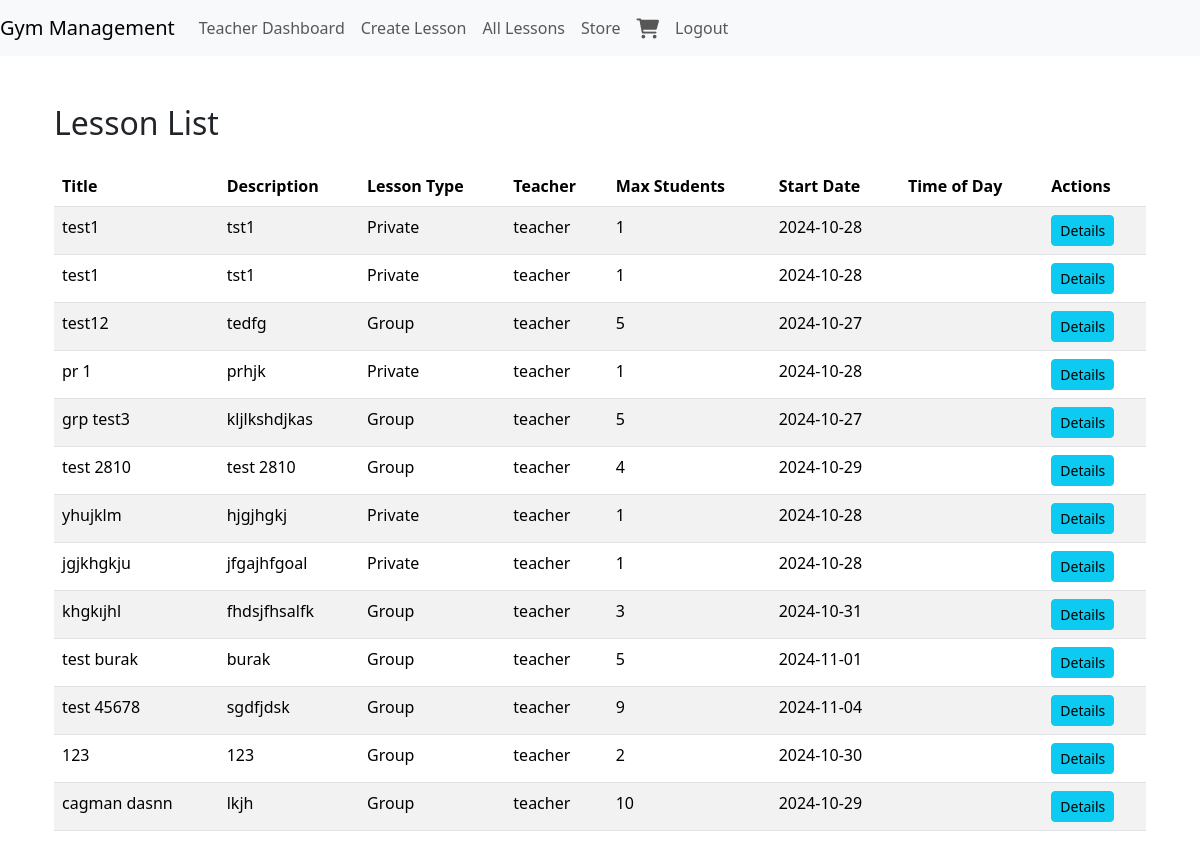
The page /lessons/ (signed in) on the database its author committed.
### dashboards/models.py (models this page shows, shortened)
class Lesson(models.Model):
    LESSON_TYPE_CHOICES = (
        ('private', 'Private'),
        ('group', 'Group'),
    )
    title = models.CharField(max_length=100)
    description = models.TextField()
    lesson_type = models.CharField(max_length=10, choices=LESSON_TYPE_CHOICES)
    teacher = models.ForeignKey(settings.AUTH_USER_MODEL, on_delete=models.CASCADE, related_name='lessons')
    max_students = models.PositiveIntegerField()
    duration_weeks = models.PositiveIntegerField()
    duration_hours = models.PositiveIntegerField()  # Ders süresi saat cinsinden
    start_date = models.DateTimeField()
    end_date = models.DateTimeField(blank=True, null=True)  # End date otomatik hesaplanacak

### users/models.py (models this page shows, shortened)
class User(AbstractUser):
    ROLE_CHOICES = (
        ('teacher', 'Teacher'),
        ('student', 'Student'),
        ('manager', 'Manager'),
    )
    role = models.CharField(max_length=10, choices=ROLE_CHOICES)
    skills = models.ManyToManyField(Skill, blank=True)  # Yalnızca öğretmenler için beceri alanı
    def is_teacher(self):
        return self.role == 'teacher'

### dashboards/views.py (the view)
# urls.py: path('lessons/', views.lesson_list, name='lesson_list'),
@login_required
def lesson_list(request):
    lessons = Lesson.objects.all()
    lesson_days = LessonDay.objects.filter(lesson__in=lessons).order_by('date', 'start_time')
    return render(request, 'dashboards/lesson_list.html', {'lessons': lessons, 'lesson_days': lesson_days})

### sales/models.py (called while the page is built)
    def get_total_items(self):
        return sum(item.quantity for item in self.items.all())

### templates/dashboards/lesson_list.html (shortened to what this page needs)
{% extends "base.html" %}
{% block content %}
<body>
    <div class="container mt-5">
        <h2 class="mb-4">Lesson List</h2>
        <table class="table table-striped">
            <thead class="thead-dark">
                <tr>
                    <th>Title</th>
                    <th>Description</th>
                    <th>Lesson Type</th>
                    <th>Teacher</th>
                    <th>Max Students</th>
                    <th>Start Date</th>
                    <th>Time of Day</th>
                    <th>Actions</th>
                </tr>
            </thead>
            <tbody>
                {% for lesson in lessons %}
                <tr>
                    <td>{{ lesson.title }}</td>
                    <td>{{ lesson.description|truncatewords:10 }}</td>
                    <td>{{ lesson.get_lesson_type_display }}</td>
                    <td>{{ lesson.teacher.username }}</td>
                    <td>{{ lesson.max_students }}</td>
                    <td>{{ lesson.start_date|date:"Y-m-d" }}</td>
                    <td>{{ lesson.time_of_day|time:"H:i" }}</td>
                    <td>
                        <a href="{% url 'lesson_detail' lesson.id %}" class="btn btn-info btn-sm">Details</a>
                    </td>
                </tr>
                {% empty %}
                <tr>
                    <td colspan="8" class="text-center">No lessons available</td>
                </tr>
                {% endfor %}
            </tbody>
        </table>
    </div>
</body>
{% endblock %}

### rows shown on the page
Lesson: title "test1", description "tst1", lesson_type "Private", teacher.username "teacher", max_students "1", start_date "2024-10-28"
Lesson: title "test1", description "tst1", lesson_type "Private", teacher.username "teacher", max_students "1", start_date "2024-10-28"
Lesson: title "test12", description "tedfg", lesson_type "Group", teacher.username "teacher", max_students "5", start_date "2024-10-27"
Lesson: title "pr 1", description "prhjk", lesson_type "Private", teacher.username "teacher", max_students "1", start_date "2024-10-28"
Lesson: title "grp test3", description "kljlkshdjkas", lesson_type "Group", teacher.username "teacher", max_students "5", start_date "2024-10-27"
Lesson: title "test 2810", description "test 2810", lesson_type "Group", teacher.username "teacher", max_students "4", start_date "2024-10-29"
Lesson: title "yhujklm", description "hjgjhgkj", lesson_type "Private", teacher.username "teacher", max_students "1", start_date "2024-10-28"
Lesson: title "jgjkhgkju", description "jfgajhfgoal", lesson_type "Private", teacher.username "teacher", max_students "1", start_date "2024-10-28"
Lesson: title "khgkıjhl", description "fhdsjfhsalfk", lesson_type "Group", teacher.username "teacher", max_students "3", start_date "2024-10-31"
Lesson: title "test burak", description "burak", lesson_type "Group", teacher.username "teacher", max_students "5", start_date "2024-11-01"
Lesson: title "test 45678", description "sgdfjdsk", lesson_type "Group", teacher.username "teacher", max_students "9", start_date "2024-11-04"
Lesson: title "123", description "123", lesson_type "Group", teacher.username "teacher", max_students "2", start_date "2024-10-30"
Lesson: title "cagman dasnn", description "lkjh", lesson_type "Group", teacher.username "teacher", max_students "10", start_date "2024-10-29"
